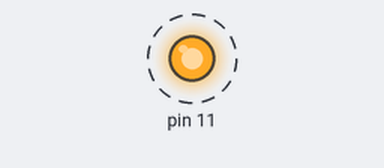
A sketch run on a simulated Arduino Uno, built with avr-gcc and run on an emulated ATmega328P. Parts: output pins drawn as LEDs (lit = HIGH). Dashed ring = blinking.

Above: at 0.2 s.
Timing chart, 0 to 3.0 s (numbered marks = the images above):
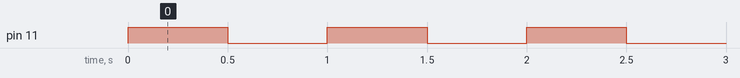

The sketch:

BlinkATTiny.ino
```cpp
#define F_CPU 8000000UL
#include <util/delay.h>
#include <avr/io.h>

int main() {
	DDRB |= (1<<PB3);
	while (1) {
		PORTB ^= (1<<PB3);
		_delay_ms(500);
	}
}
```

Measured:
- by itself, pin 11: alternates HIGH for 0.50 s and LOW for 0.50 s
